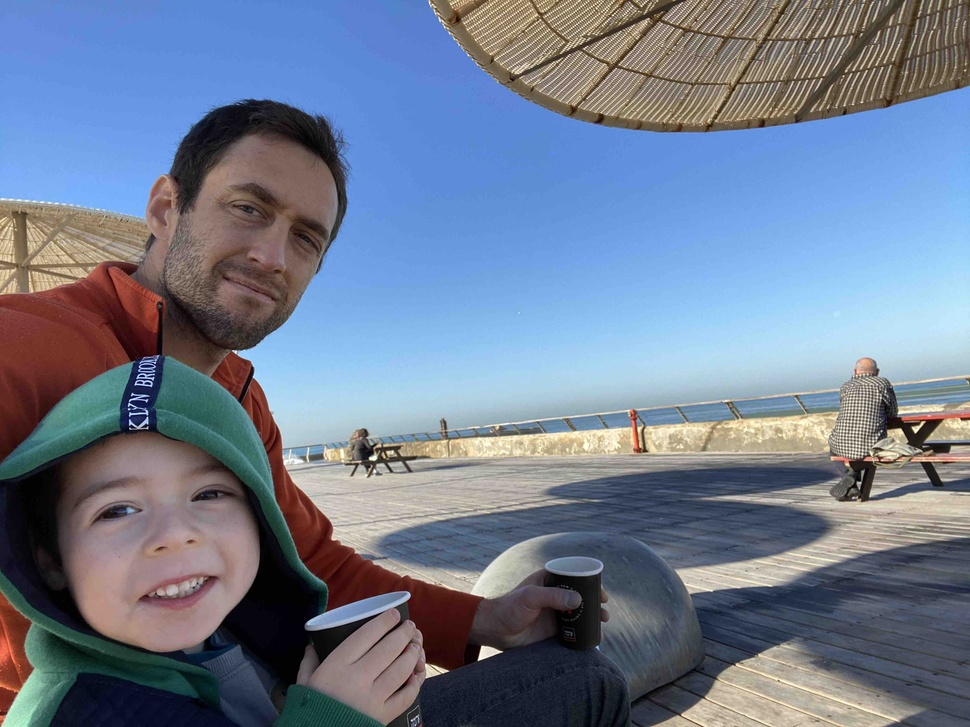
#> input picture chapter3/yoni_eyal.jpg, 970 x 727 px, shrunk from 4032 x 3024 before the run
$ jupyter execute fourier_transform.ipynb
#> lines starting #> are read from the running program, lines starting #| are printed output that depends on the picture
[cell 1]
import cv2
import numpy as np
from scipy import ndimage
import matplotlib.pyplot as plt

[cell 2]
img = cv2.imread("yoni_eyal.jpg")
#> img is the input picture: shape (727, 970, 3); mean B, G, R 144.9, 124.4, 112.1

[cell 3]
#pyplot expects RGB
def mymshow(image):
    fig, ax = plt.subplots()
    fig.set_size_inches(8,8)

    image = cv2.cvtColor(image, cv2.COLOR_BGR2RGB)
    ax.imshow(image)

[cell 4]
mymshow(img)

[cell 5]
# apply HPF

[cell 6]
#load image greyscale
img = cv2.imread("yoni_eyal.jpg", cv2.IMREAD_GRAYSCALE)
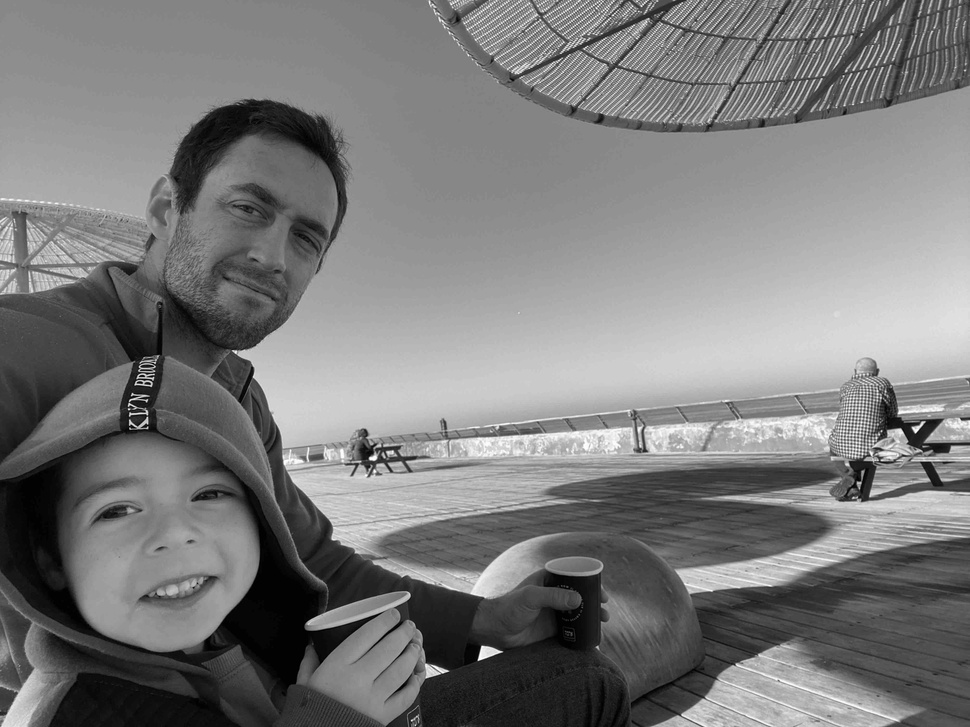
#> img: shape (727, 970); min 0, max 255, mean 123

kernel_3x3 = np.array([[-1, -1, -1],
                       [-1, 8, -1],
                       [-1, -1, -1]])

kernel_5x5 = np.array([[-1, -1, -1, -1, -1],
                       [-1, 1, 2, 1, -1],
                       [-1, 2, 4, 2, -1],
                       [-1, 1, 2, 1, -1],
                       [-1, -1, -1, -1, -1]])

k3 = ndimage.convolve(img, kernel_3x3)
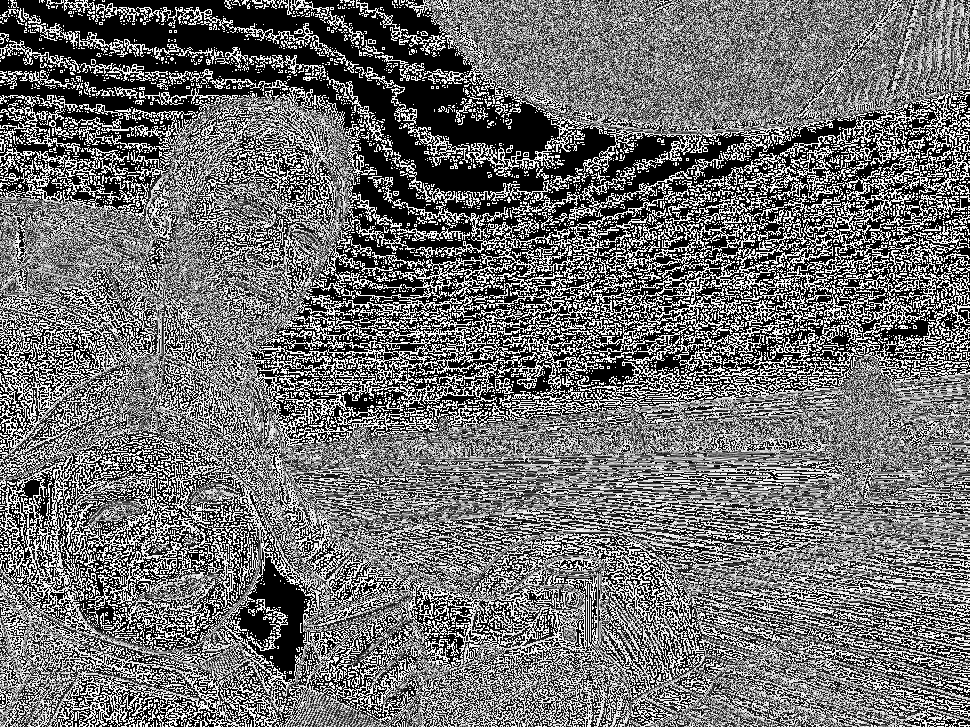
#> k3: shape (727, 970); min 0, max 255, mean 111.6
k5 = ndimage.convolve(img, kernel_5x5)
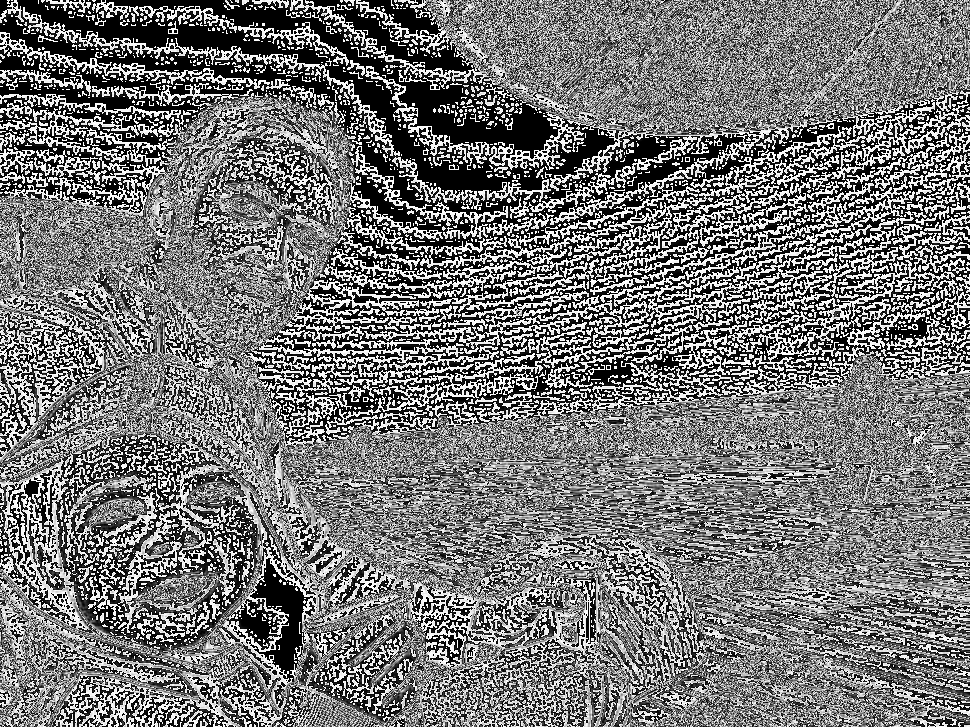
#> k5: shape (727, 970); min 0, max 255, mean 117.9

blurred = cv2.GaussianBlur(img, (117,117), 0)
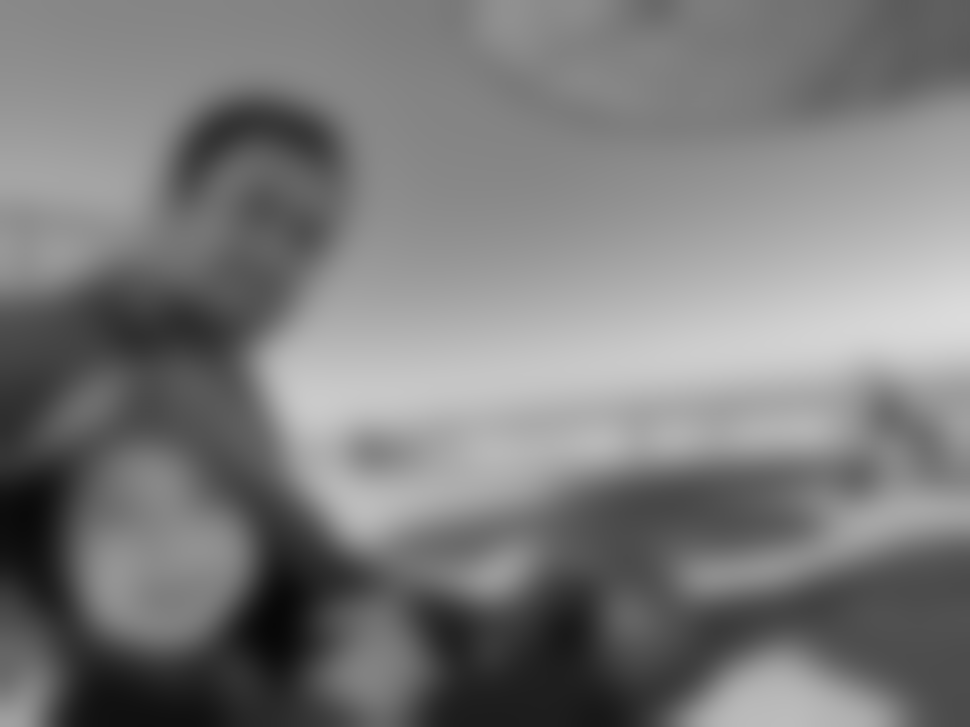
#> blurred: shape (727, 970); min 7, max 219, mean 123
g_hpf = img - blurred
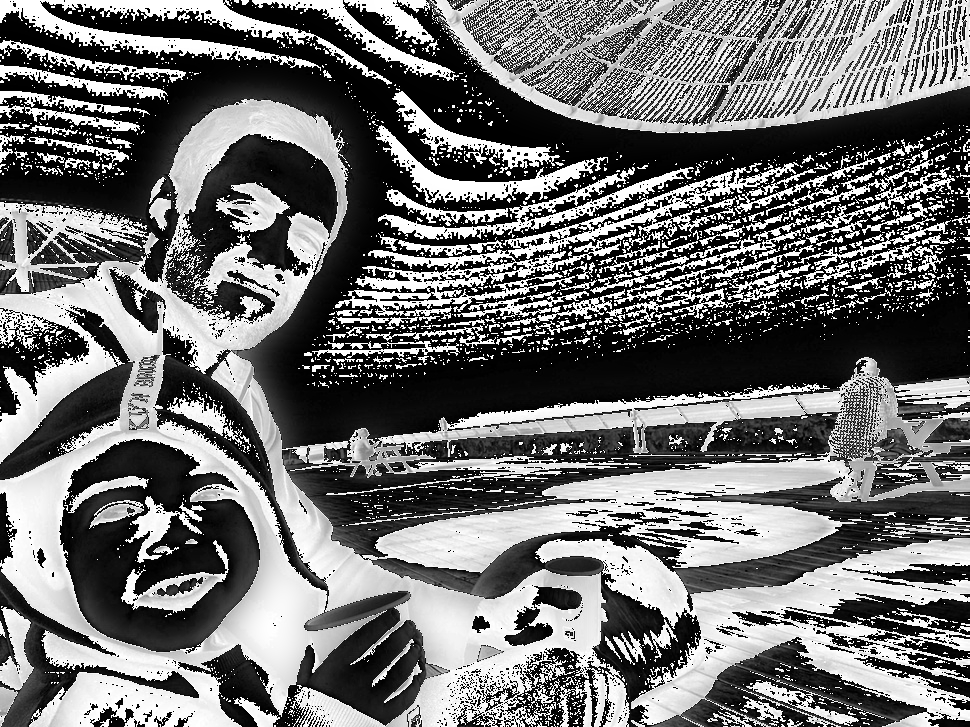
#> g_hpf: shape (727, 970); min 0, max 255, mean 112.1

[cell 7]
mymshow(k5)

[cell 8]
mymshow(g_hpf)

$ run again, with chapter3/eyal_itai.jpg copied over chapter3/yoni_eyal.jpg
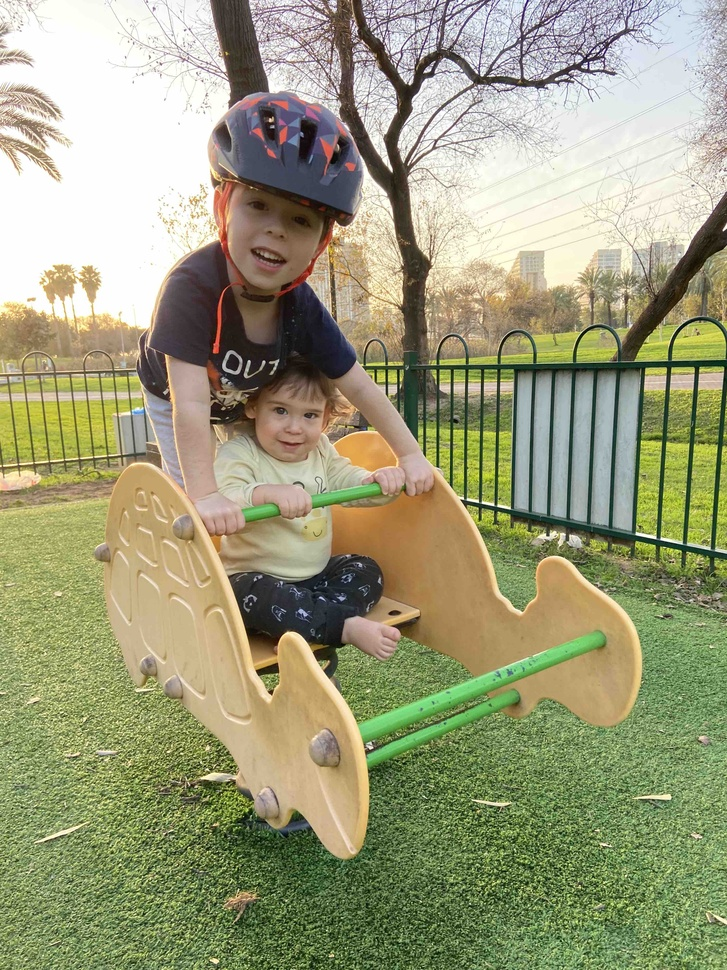
#> input picture chapter3/eyal_itai.jpg, 727 x 970 px, shrunk from 3024 x 4032 before the run
#> img is the input picture: shape (970, 727, 3); mean B, G, R 122.6, 156.2, 155.4
#> img: shape (970, 727)
#> `blurred = cv2.GaussianBlur(img, (117,117), 0)`:
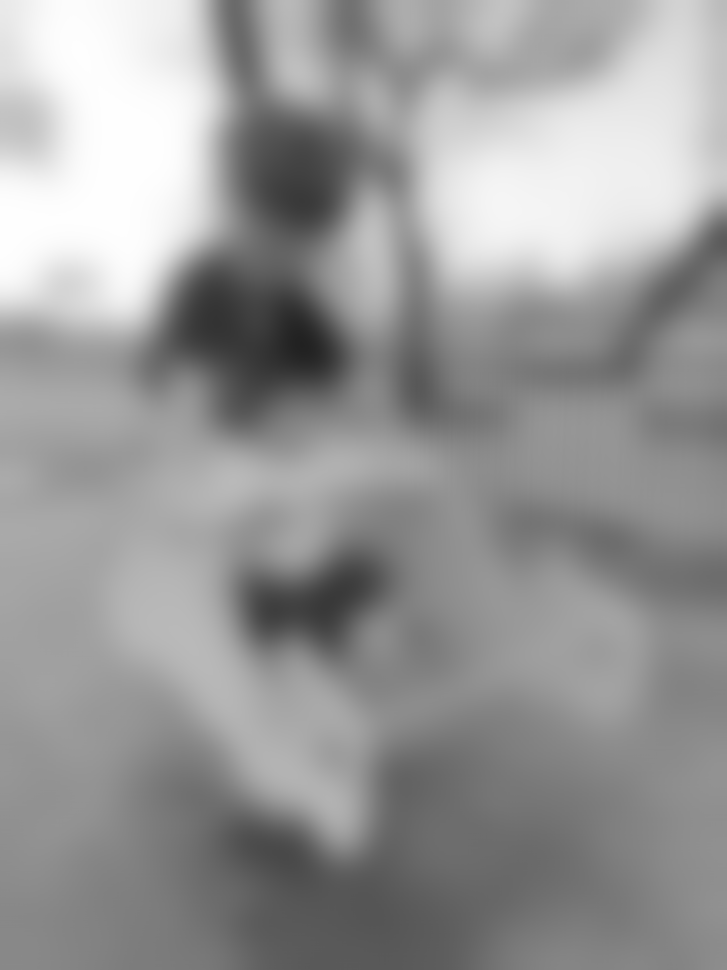
#> blurred: shape (970, 727); min 33, max 254, mean 152.2
#> `g_hpf = img - blurred`:
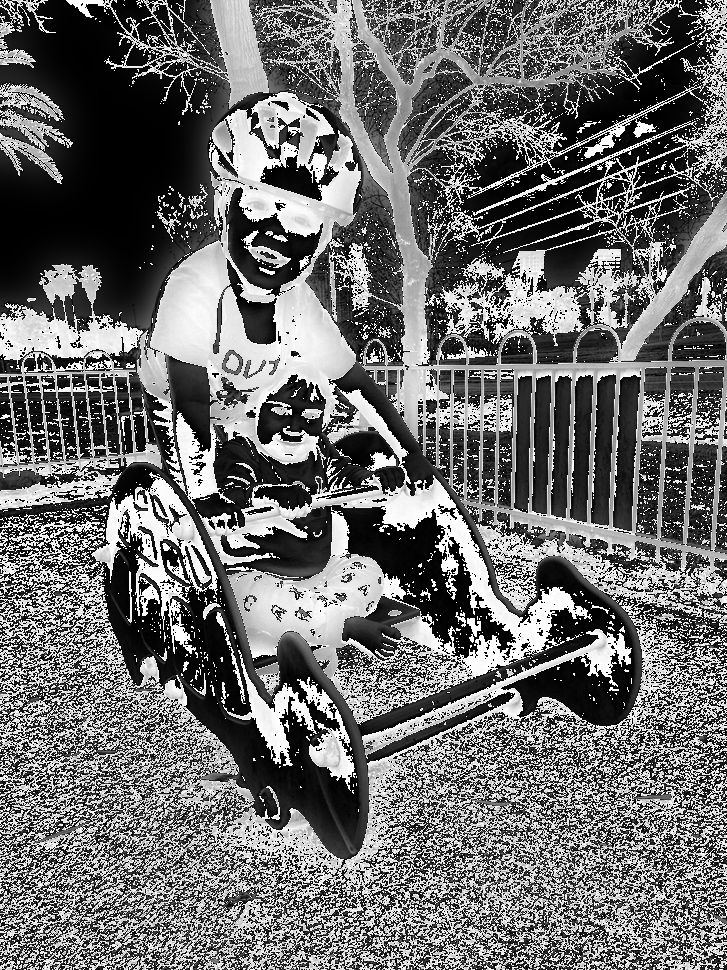
#> g_hpf: shape (970, 727); min 0, max 255, mean 109.4
